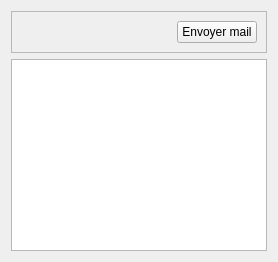
                <widget class="QWidget" name="tab_36">
                 <attribute name="title">
                  <string>GB</string>
                 </attribute>
                 <layout class="QGridLayout" name="gridLayout_42">
                  <item row="0" column="0">
                   <layout class="QVBoxLayout" name="verticalLayout_27">
                    <item>
                     <widget class="QFrame" name="frame_27">
                      <property name="frameShape">
                       <enum>QFrame::StyledPanel</enum>
                      </property>
                      <property name="frameShadow">
                       <enum>QFrame::Raised</enum>
                      </property>
                      <layout class="QHBoxLayout" name="horizontalLayout_27">
                       <item>
                        <spacer name="horizontalSpacer_27">
                         <property name="orientation">
                          <enum>Qt::Horizontal</enum>
                         </property>
                         <property name="sizeHint" stdset="0">
                          <size>
                           <width>40</width>
                           <height>20</height>
                          </size>
                         </property>
                        </spacer>
                       </item>
                       <item>
                        <widget class="QPushButton" name="pushButton_33">
                         <property name="text">
                          <string>Envoyer mail</string>
                         </property>
                        </widget>
                       </item>
                      </layout>
                     </widget>
                    </item>
                    <item>
                     <widget class="QTableView" name="l3GbUnpaidTable">
                      <property name="editTriggers">
                       <set>QAbstractItemView::NoEditTriggers</set>
                      </property>
                      <property name="alternatingRowColors">
                       <bool>true</bool>
                      </property>
                      <property name="showGrid">
                       <bool>false</bool>
                      </property>
                     </widget>
                    </item>
                   </layout>
                  </item>
                 </layout>
                </widget>
